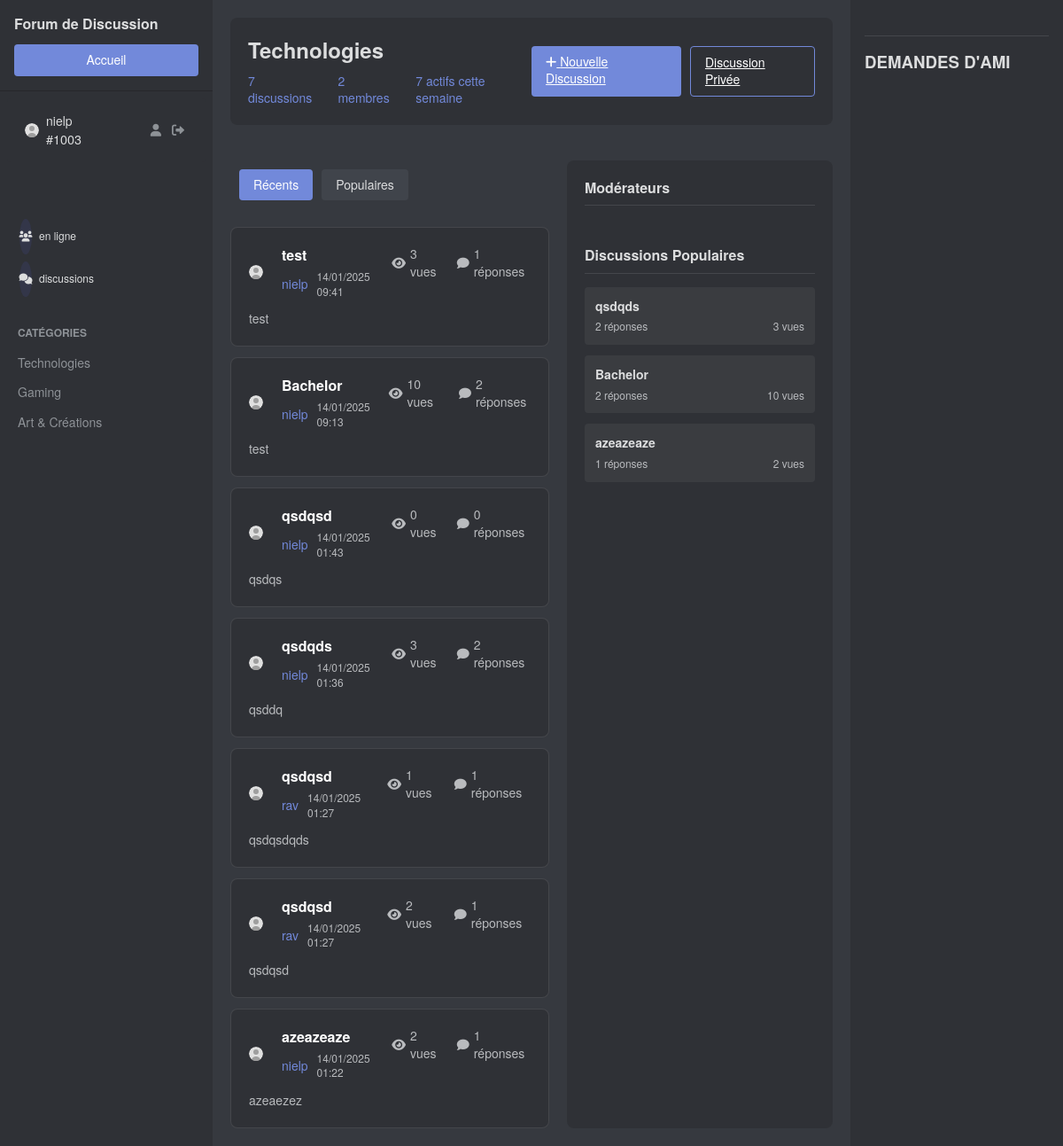
Page /category/Technologies/ (signed in) on the committed database.
### forum/models.py (models this page shows, shortened)
class UserProfile(models.Model):
    user = models.OneToOneField(
        User,
        on_delete=models.CASCADE,
        related_name='profile',
        verbose_name=_("Utilisateur")
    )
    forum_id = models.PositiveIntegerField(
        unique=True,
        editable=False,
        verbose_name=_("ID Forum"),
        default=1000
    )
    avatar = models.ImageField(
        upload_to='avatars/',
        null=True,
        blank=True,
        verbose_name=_("Avatar")
    )
    bio = models.TextField(
        max_length=500,
        blank=True,
        default="",
        validators=[
            MinLengthValidator(10, message=_("La bio doit contenir au moins 10 caractères")),
            MaxLengthValidator(500, message=_("La bio ne peut pas dépasser 500 caractères")),
            validate_bio_content
        ],
        verbose_name=_("Biographie")
    )
    friends = models.ManyToManyField(
        'self',
        blank=True,
        symmetrical=True,
        verbose_name=_("Amis")
    )
    last_activity = models.DateTimeField(
        default=timezone.now,
        verbose_name=_("Dernière activité")
    )
    last_login_ip = models.GenericIPAddressField(
        null=True,
        blank=True,
        verbose_name=_("Dernière IP de connexion"),
        help_text=_("Dernière adresse IP utilisée pour la connexion")
    )
    failed_login_attempts = models.PositiveIntegerField(
        default=0,
        verbose_name=_("Tentatives de connexion échouées")
    )
    last_failed_login = models.DateTimeField(
        null=True,
        blank=True,
        verbose_name=_("Dernière tentative échouée")
    )
    is_banned = models.BooleanField(
        default=False,
        verbose_name=_("Banni"),
        help_text=_("Indique si l'utilisateur est banni du forum")
    )
    ban_reason = models.TextField(
        blank=True,
        verbose_name=_("Raison du bannissement")
    )
    email_verified = models.BooleanField(
        default=False,
        verbose_name=_("Email vérifié")
    )
    security_questions_set = models.BooleanField(
        default=False,
        verbose_name=_("Questions de sécurité configurées")
    )
    two_factor_enabled = models.BooleanField(
        default=False,
        verbose_name=_("2FA activé")
    )
    created_at = models.DateTimeField(
        auto_now_add=True,
        verbose_name=_("Date de création")
    )
    updated_at = models.DateTimeField(
        auto_now=True,
        verbose_name=_("Dernière mise à jour")
    )
    objects = UserProfileManager()
    class Meta:
        verbose_name = _("Profil utilisateur")
        verbose_name_plural = _("Profils utilisateurs")
        indexes = [
            models.Index(fields=['forum_id']),
            models.Index(fields=['created_at']),
            models.Index(fields=['last_activity'])
        ]
    def save(self, *args, **kwargs):
        if not self.forum_id:
            last_profile = UserProfile.objects.order_by('-forum_id').first()
            self.forum_id = (last_profile.forum_id + 1) if last_profile else 1
        self.bio = self.clean_bio(self.bio)
        if self.pk:
            try:
                old_profile = UserProfile.objects.get(pk=self.pk)
                if old_profile.avatar and self.avatar != old_profile.avatar:
                    old_profile.avatar.delete(save=False)
            except UserProfile.DoesNotExist:
                pass
        super().save(*args, **kwargs)
    def clean_bio(self, bio_text):
        bio_text = re.sub(r'<[^>]*>', '', bio_text)
        bio_text = bio_text.replace('&', '&amp;').replace('<', '&lt;').replace('>', '&gt;')
        return bio_text[:500]

class Category(models.Model):
    name = models.CharField(max_length=100)
    description = models.TextField()
    created_at = models.DateTimeField(auto_now_add=True)
    moderators = models.ManyToManyField(User, related_name='moderated_categories', blank=True)
    class Meta:
        verbose_name_plural = "Categories"
        ordering = ['name']

class Topic(models.Model):
    title = models.CharField(max_length=200)
    content = models.TextField(blank=True)
    category = models.ForeignKey(Category, on_delete=models.CASCADE, related_name='topics', null=True, blank=True)
    author = models.ForeignKey(User, on_delete=models.CASCADE, related_name='topics')
    created_at = models.DateTimeField(auto_now_add=True)
    updated_at = models.DateTimeField(auto_now=True)
    views = models.PositiveIntegerField(default=0)
    likes = models.ManyToManyField(User, related_name='liked_topics', blank=True)
    is_pinned = models.BooleanField(default=False)
    is_closed = models.BooleanField(default=False)
    with_friend = models.ForeignKey(UserProfile, on_delete=models.SET_NULL, null=True, blank=True, related_name='shared_topics')
    is_private = models.BooleanField(default=False)
    password = models.CharField(max_length=128, null=True, blank=True)
    members = models.ManyToManyField(User, related_name='private_topics', blank=True)
    access_type = models.CharField(
        max_length=20,
        choices=[
            ('public', 'Public'),
            ('private', 'Privé'),
            ('password', 'Protégé par mot de passe'),
            ('invite', 'Sur invitation uniquement')
        ],
        default='public'
    )
    class Meta:
        ordering = ['-created_at']
    @classmethod
    def get_user_chats(cls, user):
        return cls.objects.filter(
            models.Q(author=user) |
            models.Q(with_friend=user.profile) |
            models.Q(members=user),
            models.Q(with_friend__isnull=False) | models.Q(is_private=True)
        ).order_by('-created_at')

### forum/views.py (the view)
# urls.py: path('category/<str:category_name>/', views.category_view, name='category'),
@login_required
def category_view(request, category_name):
    category_icons = {
        'technologies': 'fa-laptop-code',
        'gaming': 'fa-gamepad',
        'art': 'fa-palette',
        'announcements': 'fa-bullhorn',
        'rules': 'fa-gavel'
    }
    category, created = Category.objects.get_or_create(
        name=category_name,
        defaults={
            'description': f'Espace de discussion dédié à {category_name}',
            'created_at': timezone.now()
        }
    )
    filter_type = request.GET.get('filter', 'recent')
    posts_query = Topic.objects.filter(category=category)
    if filter_type == 'popular':
        posts = posts_query.annotate(
            comment_count=Count('comments')
        ).order_by('-comment_count', '-created_at')
    else:  # recent
        posts = posts_query.order_by('-created_at')
    stats = {
        'total_posts': posts.count(),
        'total_members': User.objects.filter(
            topics__category=category
        ).distinct().count(),
        'active_discussions': posts.filter(
            created_at__gte=timezone.now() - timedelta(days=7)
        ).count(),
        'total_comments': sum(
            post.comments.count() for post in posts
        ),
        'moderators': category.moderators.all(),
    }
    active_users = User.objects.filter(
        Q(topics__category=category) | Q(comments__topic__category=category)
    ).distinct().order_by('-last_login')[:5]
    popular_posts = posts_query.annotate(
        comment_count=Count('comments')
    ).order_by('-comment_count')[:3]
    context = {
        'category': category,
        'category_name': category_name.title(),
        'category_icon': category_icons.get(category_name.lower(), 'fa-folder'),
        'posts': posts,
        'stats': stats,
        'active_users': active_users,
        'popular_posts': popular_posts,
        'user_chats': Topic.get_user_chats(request.user),
        'current_filter': filter_type,
        'is_moderator': request.user in category.moderators.all(),
        'can_create_topic': request.user.is_authenticated,
        'friends': request.user.profile.friends.all(),
    }
    return render(request, 'forum/category.html', context)

### templates/forum/category.html (shortened to what this page needs)
{% extends 'forum/base.html' %}
{% load static %}
{% block content %}
<div class="forum-category">
    <div class="category-header">
        <div class="category-info">
            <h1>{{ category.name }}</h1>
            <div class="category-stats">
                <span class="stat">{{ stats.total_posts }} discussions</span>
                <span class="stat">{{ stats.total_members }} membres</span>
                <span class="stat">{{ stats.active_discussions }} actifs cette semaine</span>
            </div>
        </div>
        {% if can_create_topic %}
        <div class="topic-buttons">
            <a href="{% url 'forum:create_topic' %}?category={{ category.name }}" class="new-topic-btn">
                <i class="fas fa-plus"></i> Nouvelle Discussion
            </a>
            <a href="{% url 'forum:create_private_topic' %}" class="new-topic-btn private">
                Discussion Privée
            </a>
        </div>
        {% endif %}
    </div>
    <div class="category-content">
        <div class="filters">
            <div class="filter-group">
                <a href="?filter=recent" class="filter-btn {% if current_filter == 'recent' %}active{% endif %}">Récents</a>
                <a href="?filter=popular" class="filter-btn {% if current_filter == 'popular' %}active{% endif %}">Populaires</a>
            </div>
        </div>
        <div class="topics-list">
            {% if posts %}
                {% for post in posts %}
                    <div class="topic-card">
                        <a href="{% url 'forum:topic_view' post.id %}" class="topic-link">
                            <div class="topic-header">
                                <div class="author-info">
                                    <img src="{% static 'forum/img/default_avatar.svg' %}" alt="Avatar" class="author-avatar">
                                    <div class="post-meta">
                                        <h3>{{ post.title }}</h3>
                                        <div class="author-details">
                                            <span class="author-name">{{ post.author.username }}</span>
                                            <span class="post-date">{{ post.created_at|date:"d/m/Y H:i" }}</span>
                                        </div>
                                    </div>
                                </div>
                                <div class="topic-stats">
                                    <span class="views">
                                        <i class="fas fa-eye"></i>
                                        {{ post.views }} vues
                                    </span>
                                    <span class="comments">
                                        <i class="fas fa-comment"></i>
                                        {{ post.comments.count }} réponses
                                    </span>
                                </div>
                            </div>
                            <div class="topic-preview">
                                {{ post.content|truncatewords:50 }}
                            </div>
                        </a>
                    </div>
                {% endfor %}
            {% endif %}
        </div>
    </div>
    <div class="category-sidebar">
        <div class="sidebar-section">
            <h3>Modérateurs</h3>
        </div>
        <div class="sidebar-section">
            <h3>Discussions Populaires</h3>
            <div class="popular-topics">
                {% for post in popular_posts %}
                <div class="popular-topic">
                    <h4>{{ post.title }}</h4>
                    <div class="topic-meta">
                        <span>{{ post.comments.count }} réponses</span>
                        <span>{{ post.views }} vues</span>
                    </div>
                </div>
                {% endfor %}
            </div>
        </div>
    </div>
</div>
{% endblock %}

### templates/forum/base.html (shortened to what this page needs)
<!DOCTYPE html>
<html lang="fr">
<head>
    {% load static %}
    <link rel="stylesheet" href="{% static 'forum/css/category.css' %}">
    <link rel="stylesheet" href="{% static 'forum/css/profile.css' %}">
    <link rel="stylesheet" href="{% static 'forum/css/style.css' %}">
    <link rel="stylesheet" href="https://cdnjs.cloudflare.com/ajax/libs/font-awesome/6.0.0/css/all.min.css">
</head>
<body>
    <div class="app">
        {% if request.resolver_match.url_name != 'register' %}
            <div class="sidebar">
                <div class="sidebar-header">
                    <h1>Forum de Discussion</h1>
                    <a href="{% url 'forum:home' %}" class="home-button">Accueil</a>
                </div>
                {% if user.is_authenticated %}
                <div class="user-panel">
                    <div class="user-info">
                        <img src="{% if user.profile.avatar %}{{ user.profile.avatar.url }}{% else %}{% static 'forum/img/default_avatar.svg' %}{% endif %}" alt="Avatar" class="user-avatar">
                        <div class="user-details">
                            <div class="username">{{ user.username }}</div>
                            <div class="user-id">#{{ user.profile.forum_id }}</div>
                        </div>
                        <div class="user-actions">
                            <a href="{% url 'forum:profile' user.username %}" class="action-icon">
                                <i class="fas fa-user"></i>
                            </a>
                            <a href="{% url 'forum:logout' %}" class="action-icon">
                                <i class="fas fa-sign-out-alt"></i>
                            </a>
                        </div>
                    </div>
                </div>
                {% endif %}
                <div class="sidebar-channels">
                    <div class="stats-panel">
                        <div class="stat-item">
                            <i class="fas fa-users"></i>
                            <span>{{ online_users_count }} en ligne</span>
                        </div>
                        <div class="stat-item">
                            <i class="fas fa-comments"></i>
                            <span>{{ total_topics_count }} discussions</span>
                        </div>
                    </div>
                    {% if request.resolver_match.url_name == 'category' %}
                        <div class="channel-category">
                            <span>CATÉGORIES</span>
                            <div class="channel">
                                <a href="{% url 'forum:category' 'technologies' %}">Technologies</a>
                            </div>
                            <div class="channel">
                                <a href="{% url 'forum:category' 'gaming' %}">Gaming</a>
                            </div>
                            <div class="channel">
                                <a href="{% url 'forum:category' 'art' %}">Art & Créations</a>
                            </div>
                        </div>
                    {% endif %}
                </div>
            </div>
        {% endif %}
        <div class="content">
            {% block content %}{% endblock %}
        </div>
        {% if request.resolver_match.url_name != 'register' %}
            <div class="members-sidebar">
                <div class="friend-requests">
                    <h3>DEMANDES D'AMI</h3>
                </div>
            </div>
        {% endif %}
    </div>
</body>
</html>

### rows in the picture
Category: name "Technologies"
Topic: title "test", author.username "nielp", created_at "14/01/2025 09:41", views "3", comments.count "1", content "test"
Topic: title "Bachelor", author.username "nielp", created_at "14/01/2025 09:13", views "10", comments.count "2", content "test"
Topic: title "qsdqsd", author.username "nielp", created_at "14/01/2025 01:43", views "0", comments.count "0", content "qsdqs"
Topic: title "qsdqds", author.username "nielp", created_at "14/01/2025 01:36", views "3", comments.count "2", content "qsddq"
Topic: title "qsdqsd", author.username "rav", created_at "14/01/2025 01:27", views "1", comments.count "1", content "qsdqsdqds"
Topic: title "qsdqsd", author.username "rav", created_at "14/01/2025 01:27", views "2", comments.count "1", content "qsdqsd"
Topic: title "azeazeaze", author.username "nielp", created_at "14/01/2025 01:22", views "2", comments.count "1", content "azeaezez"

### other values in the picture
{{ user.username }} "nielp"
{{ user.profile.forum_id }} "1003"
{{ stats.total_posts }} "7"
{{ stats.total_members }} "2"
{{ stats.active_discussions }} "7"
